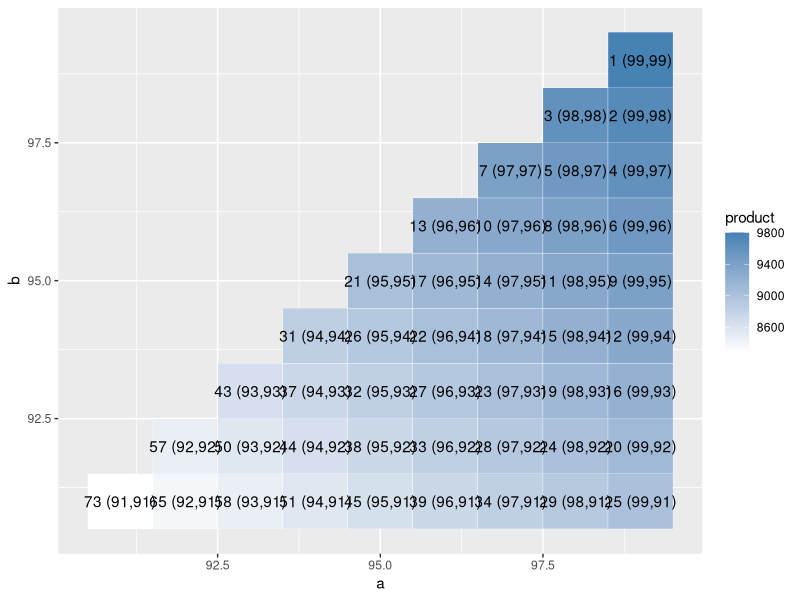

Write R code to recreate this figure.
library(data.table)
library(ggplot2)

test <- data.table(expand.grid(a = 1:99, b = 1:99))
test[, product := a*b]
test2 <- test[!duplicated(product), ]
test2[, prodrank := rank(-product, ties.method = 'min')]
test2[, mylab := paste0(prodrank, " (", a, ",", b, ")")]

p <- ggplot(test2[a > 90 & b > 90, ], aes(a, b)) + 
  geom_tile(aes(fill = product), colour = "white") +
  geom_text(label = test2[a > 90 & b > 90, mylab]) +
  scale_fill_gradient(low = "white", high = "steelblue")